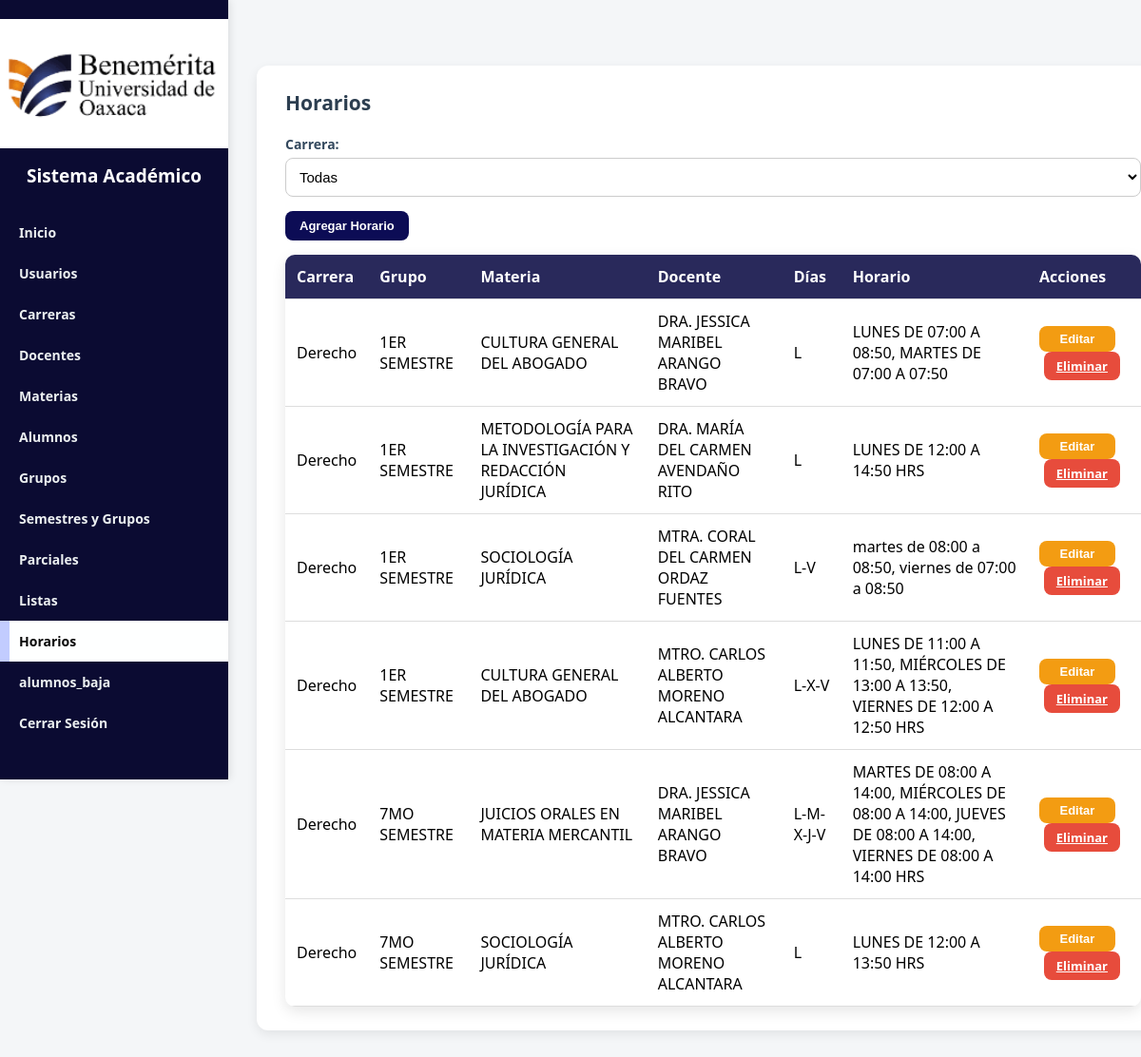
Page /views/horarios.php (signed in) on the committed database.
### tables this page shows
CREATE TABLE `horarios` (
  `id_horario` int(11) NOT NULL AUTO_INCREMENT,
  `id_docente` int(11) NOT NULL,
  `id_carrera` int(11) NOT NULL,
  `id_materia` int(11) NOT NULL,
  `id_grupo` int(11) NOT NULL,
  `horario_texto` varchar(200) DEFAULT NULL,
  `horarioscol` varchar(45) DEFAULT NULL,
  PRIMARY KEY (`id_horario`),
  KEY `id_docente` (`id_docente`),
  KEY `id_materia` (`id_materia`),
  KEY `id_grupo` (`id_grupo`),
  CONSTRAINT `horarios_ibfk_1` FOREIGN KEY (`id_docente`) REFERENCES `docentes` (`id_docente`),
  CONSTRAINT `horarios_ibfk_2` FOREIGN KEY (`id_materia`) REFERENCES `materias` (`id_materia`),
  CONSTRAINT `horarios_ibfk_3` FOREIGN KEY (`id_grupo`) REFERENCES `grupos` (`id_grupo`)
);

CREATE TABLE `carreras` (
  `id_carrera` int(11) NOT NULL AUTO_INCREMENT,
  `nombre` varchar(150) NOT NULL,
  `clave` varchar(20) DEFAULT NULL,
  PRIMARY KEY (`id_carrera`)
);

CREATE TABLE `grupos` (
  `id_grupo` int(11) NOT NULL AUTO_INCREMENT,
  `nombre` varchar(20) NOT NULL,
  `id_semestre` int(11) NOT NULL,
  `id_carrera` int(11) DEFAULT NULL,
  PRIMARY KEY (`id_grupo`),
  KEY `id_semestre` (`id_semestre`),
  KEY `fk_grupos_carreras` (`id_carrera`),
  CONSTRAINT `fk_grupos_carreras` FOREIGN KEY (`id_carrera`) REFERENCES `carreras` (`id_carrera`),
  CONSTRAINT `grupos_ibfk_1` FOREIGN KEY (`id_semestre`) REFERENCES `semestres` (`id_semestre`)
);

CREATE TABLE `materias` (
  `id_materia` int(11) NOT NULL AUTO_INCREMENT,
  `nombre` varchar(100) NOT NULL,
  `clave` varchar(50) DEFAULT NULL,
  `horas_semana` int(11) DEFAULT NULL,
  `horas_semestre` int(11) DEFAULT NULL,
  `id_carrera` int(11) NOT NULL,
  PRIMARY KEY (`id_materia`)
);

### models/HorariosModel.php (called while the page is built, shortened)
<?php
class HorariosModel
{
    private $conn;
    public function __construct($conexion)
    {
        $this->conn = $conexion;
    }
    public function getHorarios()
    {
        $sql = "
        SELECT
            h.id_horario,
            h.id_carrera,
            h.id_grupo,
            h.id_materia,
            h.id_docente,
            c.nombre AS carrera,
            g.nombre AS grupo,
            m.nombre AS materia,
            CONCAT(d.nombre, ' ', d.apellidos) AS docente,
            h.horario_texto,
            GROUP_CONCAT(hd.dia ORDER BY FIELD(hd.dia,'L','M','X','J','V') SEPARATOR '-') AS dias
        FROM horarios h
        INNER JOIN grupos g ON h.id_grupo = g.id_grupo
        INNER JOIN carreras c ON h.id_carrera = c.id_carrera
        INNER JOIN materias m ON h.id_materia = m.id_materia
        INNER JOIN docentes d ON h.id_docente = d.id_docente
        LEFT JOIN horario_dias hd ON hd.id_horario = h.id_horario
        GROUP BY h.id_horario
        ORDER BY c.nombre, g.nombre, d.nombre
    ";
        return $this->conn->query($sql)->fetch_all(MYSQLI_ASSOC);
    }
}

### views/horarios.php (the view, shortened to what this page needs)
<?php
require_once "../config/conexion.php";
require_once "../models/HorariosModel.php";
$model = new HorariosModel($conn);
if ($_SESSION['rol'] === 'admin') {
    $horarios = $model->getHorarios();
} else {
    $id_carrera_usuario = $_SESSION['id_carrera'];
    $horarios = $model->getHorariosByCarrera($id_carrera_usuario);
    $carreras = [$model->getCarrera($id_carrera_usuario)];
}
var_dump($_SESSION['id_carrera']);
?>
<div class="container-form">
    <h2>Horarios</h2>
    <?php if ($_SESSION['rol'] === 'admin'): ?>
        <div class="filtros-container" style="margin-bottom:15px;">
            <div>
                <label>Carrera:</label>
                <select id="filtroCarrera" class="form-control">
                    <option value="">Todas</option>
                </select>
            </div>
        </div>
    <?php endif; ?>
    <button class="btn-agregar" onclick="abrirModalHorario()">Agregar Horario</button>
    <table class="tabla-docentes">
        <thead>
            <tr>
                <th>Carrera</th>
                <th>Grupo</th>
                <th>Materia</th>
                <th>Docente</th>
                <th>Días</th>
                <th>Horario</th>
                <th>Acciones</th>
            </tr>
        </thead>
        <tbody>
            <?php foreach ($horarios as $h): ?>
                <tr>
                    <td><?= htmlspecialchars($h['carrera'] ?? '') ?></td>
                    <td><?= htmlspecialchars($h['grupo'] ?? '') ?></td>
                    <td><?= htmlspecialchars($h['materia'] ?? '') ?></td>
                    <td><?= htmlspecialchars($h['docente'] ?? '') ?></td>
                    <td><?= htmlspecialchars($h['dias'] ?? '') ?></td>
                    <td><?= htmlspecialchars($h['horario_texto'] ?? '') ?></td>
                    <td>
                        <button class="btn-editar"
                            onclick='abrirModalHorario(<?= $h["id_horario"] ?>, <?= json_encode($h, JSON_HEX_TAG | JSON_HEX_APOS | JSON_HEX_QUOT | JSON_HEX_AMP) ?>)'>
                            Editar
                        </button>
                        <a class="btn-eliminar" href="../controllers/horariosController.php?accion=eliminar&id=<?= $h['id_horario'] ?>" onclick="return confirm('¿Eliminar?')">Eliminar</a>
                    </td>
                </tr>
            <?php endforeach; ?>
        </tbody>
    </table>
</div>
<?php
include "dashboard.php";
?>

### css/styles.css (style rules this page uses)
html { font-size: 14px; }
body { font-family: "Segoe UI", Tahoma, Geneva, Verdana, sans-serif; background: #f4f6f8; margin: 0; padding: 0; font-size: 1rem; }
.container-form { width: 100%; max-width: 1000px; margin: 20px auto; background: #fff; padding: 25px 30px; border-radius: 12px; box-shadow: 0 4px 12px rgba(0, 0, 0, 0.08); }
.container-form h2 { margin-top: 0; margin-bottom: 20px; color: #2c3e50; font-weight: 700; font-size: 1.5rem; }
.container-form label { display: block; margin-bottom: 5px; font-weight: 600; color: #34495e; }
.container-form select { width: 100%; padding: 10px; border-radius: 8px; border: 1px solid #ccc; font-size: 15px; background: #fff; cursor: pointer; transition: 0.2s; }
button, .btn-agregar, .btn-editar, .btn-eliminar { border-radius: 8px; font-weight: 600; border: none; cursor: pointer; transition: all 0.3s ease; color: #fff; text-align: center; display: inline-block; font-size: 13px; }
.btn-agregar { padding: 8px 15px; background: #0c0c55; margin-bottom: 15px; }
.btn-editar, .btn-eliminar { width: 80px; padding: 6px 0; text-align: center; border-radius: 8px; font-weight: 600; font-size: 13px; border: none; cursor: pointer; color: #fff; transition: all 0.3s ease; display: inline-block; }
.btn-editar { background: #f39c12; margin-right: 5px; }
.btn-eliminar { background: #e74c3c; margin-left: 5px; }
.tabla-docentes { width: 100%; border-collapse: collapse; background-color: #fff; border-radius: 10px; overflow: hidden; box-shadow: 0 5px 15px rgba(0, 0, 0, 0.1); }
.tabla-docentes th, .tabla-docentes td { padding: 12px; text-align: left; border-bottom: 1px solid #ddd; }
.tabla-docentes th { background-color: #29295b; color: #fff; }

### rows in the picture
horarios: id_carrera.nombre "Derecho", id_grupo.nombre "1ER SEMESTRE", id_materia.nombre "CULTURA GENERAL DEL ABOGADO", docente "DRA. JESSICA MARIBEL ARANGO BRAVO", dias "L", horario_texto "LUNES DE 07:00 A 08:50, MARTES DE 07:00 A 07:50"
horarios: id_carrera.nombre "Derecho", id_grupo.nombre "1ER SEMESTRE", id_materia.nombre "METODOLOGÍA PARA LA INVESTIGACIÓN Y REDACCIÓN JURÍDICA", docente "DRA. MARÍA DEL CARMEN AVENDAÑO RITO", dias "L", horario_texto "LUNES DE 12:00 A 14:50 HRS"
horarios: id_carrera.nombre "Derecho", id_grupo.nombre "1ER SEMESTRE", id_materia.nombre "SOCIOLOGÍA JURÍDICA", docente "MTRA. CORAL DEL CARMEN ORDAZ FUENTES", dias "L-V", horario_texto "martes de 08:00 a 08:50, viernes de 07:00 a 08:50"
horarios: id_carrera.nombre "Derecho", id_grupo.nombre "1ER SEMESTRE", id_materia.nombre "CULTURA GENERAL DEL ABOGADO", docente "MTRO. CARLOS ALBERTO MORENO ALCANTARA", dias "L-X-V", horario_texto "LUNES DE 11:00 A 11:50, MIÉRCOLES DE 13:00 A 13:50, VIERNES DE 12:00 A 12:50 HRS"
horarios: id_carrera.nombre "Derecho", id_grupo.nombre "7MO SEMESTRE", id_materia.nombre "JUICIOS ORALES EN MATERIA MERCANTIL", docente "DRA. JESSICA MARIBEL ARANGO BRAVO", dias "L-M-X-J-V", horario_texto "MARTES DE 08:00 A 14:00, MIÉRCOLES DE 08:00 A 14:00, JUEVES DE 08:00 A 14:00, VIERNES DE 08:00 A 14:00 HRS"
horarios: id_carrera.nombre "Derecho", id_grupo.nombre "7MO SEMESTRE", id_materia.nombre "SOCIOLOGÍA JURÍDICA", docente "MTRO. CARLOS ALBERTO MORENO ALCANTARA", dias "L", horario_texto "LUNES DE 12:00 A 13:50 HRS"
